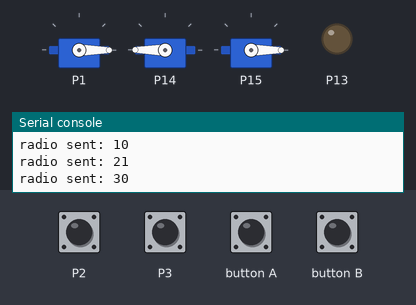
Bench run of a program on a simulated BBC micro:bit (MakeCode). On the bench: 3 × servo, output pins drawn as LEDs (lit = HIGH), the last lines printed to the serial console. Inputs (shaded band) come from the test bench; at power-on: P3 LOW, P2 HIGH. No radio messages arrive unless stated (any console line starting 'radio sent:' is added by the test bench).

Above: at 1.2 s.
1.3 s: P3 pulled HIGH for 0.15 s
At 1.8 s:
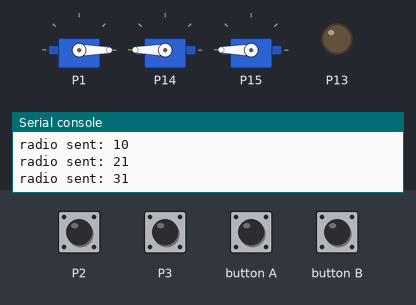
4.4 s: P2 pulled LOW for 0.15 s
At 5.5 s:
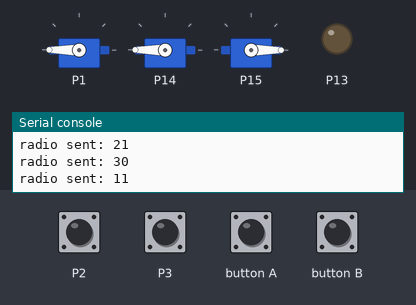
6.0 s: P2 driven LOW and P3 driven HIGH
9.0 s: P2 driven HIGH
At 11.8 s:
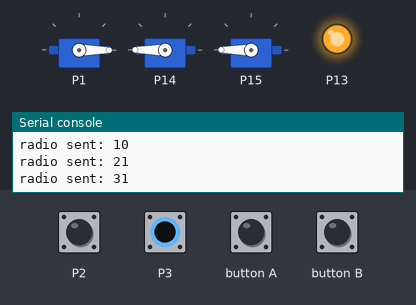
12.0 s: P2 driven LOW
At 14.0 s:
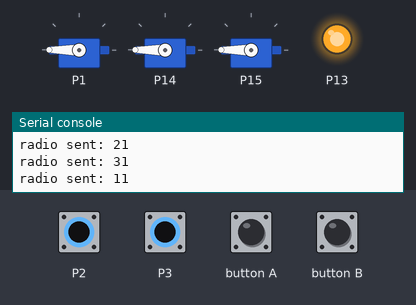
14.9 s: P3 driven LOW
At 18.68 s:
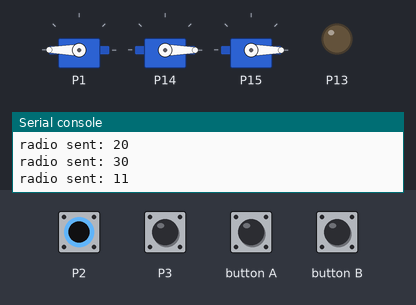
Timing chart, 0 to 18.9 s (numbered marks = the images above; inputs shaded):
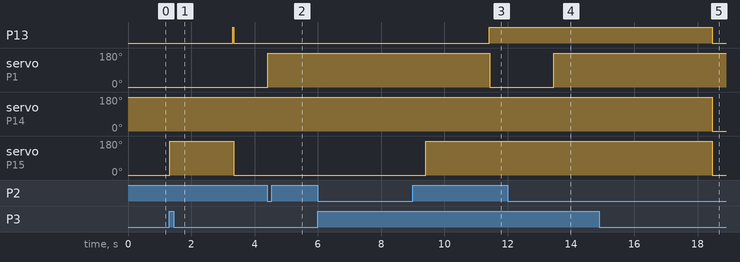

The program:

main.ts
```typescript
input.onButtonPressed(Button.A, function () {
    radio.sendNumber(11)
    pins.servoWritePin(AnalogPin.P1, 180)
    basic.pause(2000)
    pins.servoWritePin(AnalogPin.P1, 0)
})
input.onButtonPressed(Button.B, function () {
    radio.sendNumber(10)
    pins.servoWritePin(AnalogPin.P1, 180)
    basic.pause(2000)
    pins.servoWritePin(AnalogPin.P1, 0)
})
pins.setPull(DigitalPin.P2, PinPullMode.PullUp)
radio.setGroup(20)
pins.servoWritePin(AnalogPin.P1, 0)
basic.forever(function () {
    if (pins.digitalReadPin(DigitalPin.P2) == 0) {
        radio.sendNumber(11)
        pins.servoWritePin(AnalogPin.P1, 180)
        basic.pause(5000)
    } else if (pins.digitalReadPin(DigitalPin.P2) == 1) {
        radio.sendNumber(10)
        pins.servoWritePin(AnalogPin.P1, 0)
    }
    if (pins.digitalReadPin(DigitalPin.P2) == 1) {
        radio.sendNumber(21)
        pins.servoWritePin(AnalogPin.P14, 180)
    } else if (pins.digitalReadPin(DigitalPin.P2) == 0) {
        radio.sendNumber(20)
        pins.servoWritePin(AnalogPin.P14, 0)
    }
    if (pins.digitalReadPin(DigitalPin.P3) == 1) {
        radio.sendNumber(31)
        pins.servoWritePin(AnalogPin.P15, 180)
        basic.pause(2000)
        pins.digitalWritePin(DigitalPin.P13, 1)
    } else if (pins.digitalReadPin(DigitalPin.P3) == 0) {
        radio.sendNumber(30)
        pins.servoWritePin(AnalogPin.P15, 0)
        pins.digitalWritePin(DigitalPin.P13, 0)
    }
})
```

test.ts
```typescript
// Tady jsou testy. Při použití tohoto balíčku jako rozšíření nebude zkompilováno.
```

Measured:
- after the input at 1.3 s, P13: LOW → HIGH after 2.0 s, → LOW 0.02 s later; servo on P15: 0° → 180° at once, → 0° 2.0 s later
- after the input at 4.4 s, servo on P1: 0° → 180° at once
- after the input at 6.0 s, every drawn part: stays the same
- after the input at 9.0 s, servo on P1: 180° → 0° after 2.4 s; servo on P14: stays 180° (without the input it goes to 0° after 0.42 s)
- after the input at 12.0 s, servo on P1: 0° → 180° after 1.5 s
- after the input at 14.9 s, P13: HIGH → LOW after 3.6 s; servo on P15: 180° → 0° after 3.6 s
